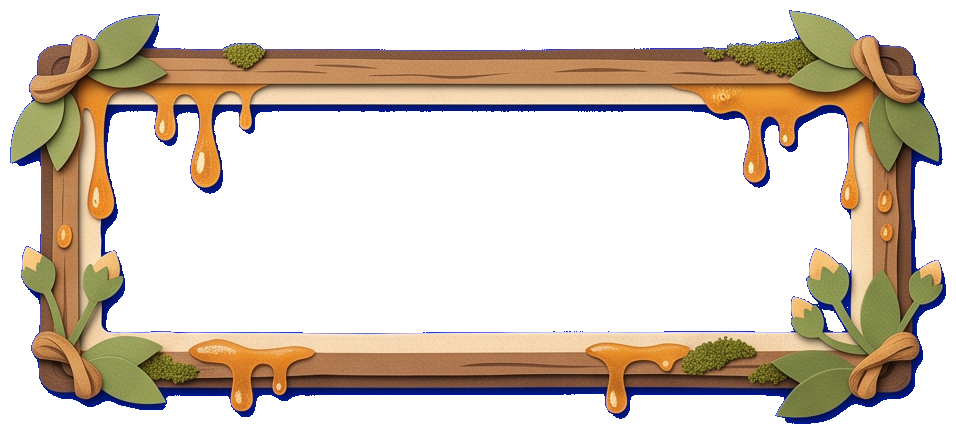
#> input picture game/assets/ui/paper/nest_tip_frame.png, 956 x 434 px
$ python -i prepare_nest_art.py   (imports and definitions only)
#> lines starting #> are read from the running program, lines starting #| are printed output that depends on the picture
#> further down, picture is the input picture: PIL image 956x434 RGBA; mean R, G, B, A 62.4, 73.5, 186.2, 101.4
#!/usr/bin/env python3
"""Deriva as duas peças de arte do NINHO ESCAVÁVEL (rodada de 2026-10-21).

  art-source/f1-distintos/originais/nest_tip_frame.png   (chroma azul #0000FF)
      -> game/assets/ui/paper/nest_tip_frame.png   moldura com a janela VAZADA
      -> game/assets/ui/paper/nest_tip_bg.png      papel creme só dentro da janela
  art-source/f1-solo/originais/terra-ninho.png           (pintura contínua, sem chroma)
      -> game/assets/sprites/nest/terra.png        a FOLHA DO CHÃO, amostrada 1:1 pela grade

Por que o chão é uma FOLHA e não um tile: o mundo já faz isso (`world.js:bakeGround`
assa um canvas e cada célula lê a sua região). Assim dois tiles vizinhos leem
pixels vizinhos da MESMA pintura — não existe emenda para disfarçar, nem xadrez de
grade. Ver `drawGrid` em game/js/nest.js.

O script é determinístico (nada de data/aleatório), não reescreve arte aprovada e
imprime no fim as frações medidas de aperture/quiet para colar em PAPER_APERTURE /
PAPER_QUIET (game/js/paper_hud.js) — a área de texto é MEDIDA pixel a pixel, regra
da casa (2026-10-16), nunca chutada.

  python3 tools/prepare_nest_art.py            gera   (precisa de Pillow. O setup da casa não
                                                       traz PIL: `python3 -m venv /tmp/venv-img
                                                       && /tmp/venv-img/bin/pip install pillow`,
                                                       e rode com /tmp/venv-img/bin/python)
  python3 tools/prepare_nest_art.py --check    só compara (usado pelos testes)
"""
from __future__ import annotations

from collections import deque
from pathlib import Path
import json
import sys

from PIL import Image, ImageDraw, ImageFilter
ImageResampling = Image.Resampling

ROOT = Path(__file__).resolve().parents[1]
SRC_FRAME = ROOT / "art-source/f1-distintos/originais/nest_tip_frame.png"
SRC_SOIL = ROOT / "art-source/f1-solo/originais/terra-ninho.png"
PAPER = ROOT / "game/assets/ui/paper"
SRC_PAPER = PAPER / "panel_bg.png"          # a folha de papel creme da casa
OUT_DIR = ROOT / "game/assets/sprites/nest"
OUT_FRAME = PAPER / "nest_tip_frame.png"
OUT_BG = PAPER / "nest_tip_bg.png"
OUT_SOIL = OUT_DIR / "terra.png"
DEBUG = Path("/tmp/fumiga-nest-art")         # mocks de conferência (fora do Git)

# A grade do ninho vem do config.js — a folha é cortada na PROPORÇÃO EXATA dela,
# para que a amostragem 1:1 não estique nada (Regra 22: sprite nunca deformado).
# [1 line that did not run here, left out]


# [11 lines left out: function nest_grid, not called in this run]


def unchroma_blue(im: Image.Image) -> Image.Image:
    """Remove o chroma azul #0000FF com despill quente (mesmo algoritmo de
    tools/prepare_two_piece_hud.py — a paleta terrosa não tem pixel com azul
    maior que max(r,g))."""
    im = im.convert("RGB")
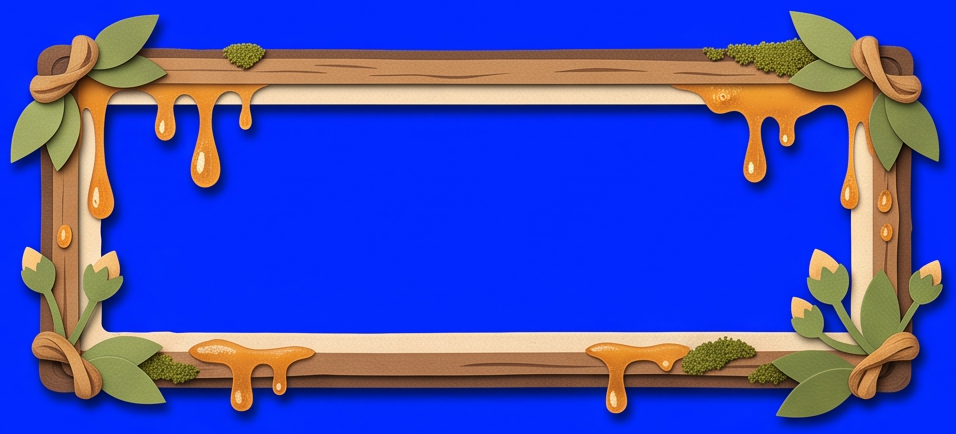
#> im: PIL image 956x434 RGB; mean R, G, B 62.4, 73.5, 186.2
    w, h = im.size
#> w = 956; h = 434
    px = im.load()
    out = Image.new("RGBA", (w, h))
#> out: PIL image 956x434 RGBA; every value is 0
    op = out.load()
    for y in range(h):
        for x in range(w):
            r, g, b = px[x, y]
            mrg = max(r, g)
            excess = b - mrg
            if excess > 18 and b > 45:
                a = max(0, min(255, int(255 - (excess - 18) * 3.2)))
                nb = min(b, int(r * 0.45 + g * 0.45))
                op[x, y] = (min(255, int(r * 1.05)), min(255, int(g * 1.02)), nb, a)
            elif b > mrg:
                op[x, y] = (r, g, int(r * 0.48 + g * 0.48), 255)
            else:
                op[x, y] = (r, g, b, 255)
    alpha = out.getchannel("A").point(lambda v: 0 if v < 42 else (255 if v > 220 else v))
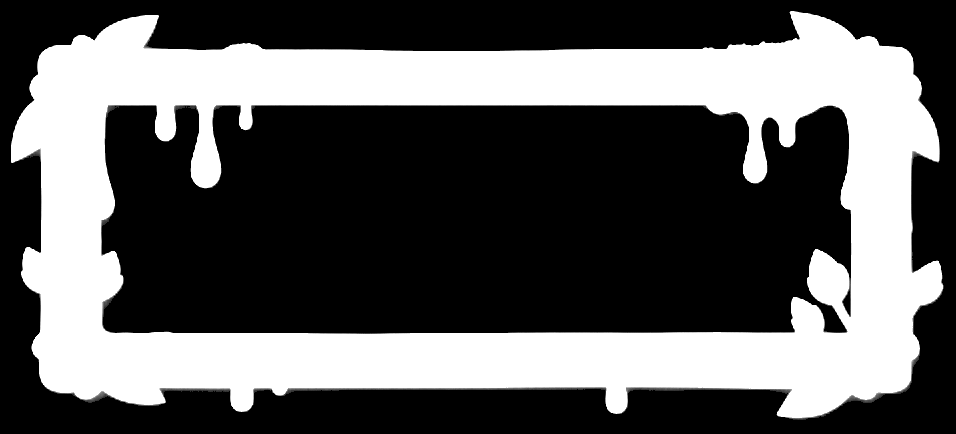
#> alpha: PIL image 956x434 L; min 0, max 255, mean 92.3
    out.putalpha(alpha.filter(ImageFilter.GaussianBlur(0.5)))
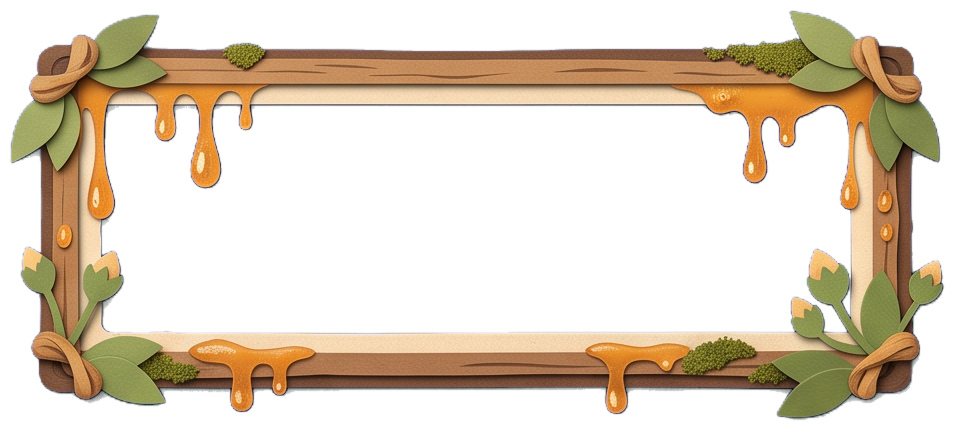
#> out: PIL image 956x434 RGBA; mean R, G, B, A 62.4, 73.5, 42.6, 92.3; transparent parts drawn white
    return out


# [65 lines left out: functions hole_bbox, quiet_rect, not called in this run]


def frac(box, w, h):
    return [round(box[0] / w, 3), round(box[1] / h, 3), round(box[2] / w, 3), round(box[3] / h, 3)]


# [91 lines left out: functions build_frame, paper_sheet, build_bg, build_soil, mock_soil, not called in this run]


SOIL_PATH = SRC_SOIL


# [56 lines left out: function main, not called in this run]


# [2 lines not run here, left out]

>>> from PIL import Image
>>> picture = Image.open('../game/assets/ui/paper/nest_tip_frame.png')
>>> result = unchroma_blue(picture)

$ run again, on game/assets/ui/paper/card_frame.png
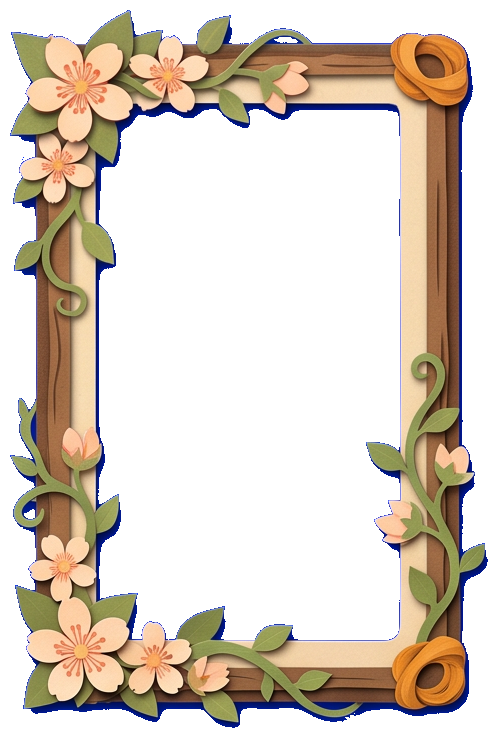
#> input picture game/assets/ui/paper/card_frame.png, 498 x 738 px
#> picture is the input picture: PIL image 498x738 RGBA; mean R, G, B, A 67.1, 78.2, 190.9, 102.4
#> in unchroma_blue, `alpha = out.getchannel("A").point(lambda v: 0 if v < 42 else (255 if v..`:
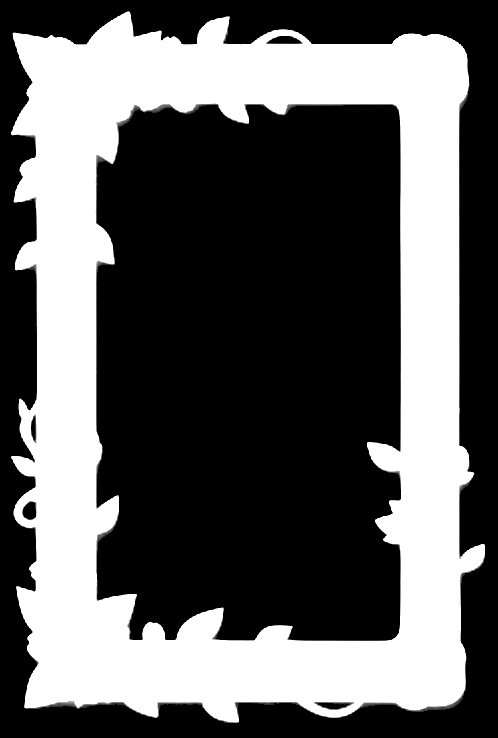
#> alpha: PIL image 498x738 L; min 0, max 255, mean 94.9
#> in unchroma_blue, `out.putalpha(alpha.filter(ImageFilter.GaussianBlur(0.5)))`:
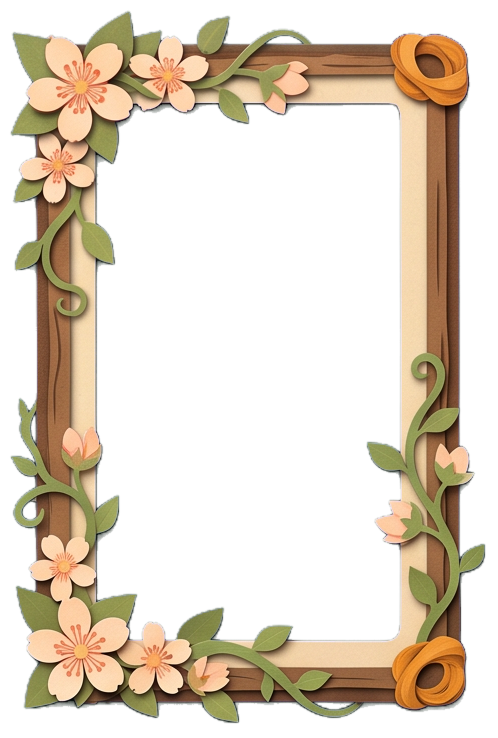
#> out: PIL image 498x738 RGBA; mean R, G, B, A 67.2, 78.2, 49.5, 94.8; transparent parts drawn white
